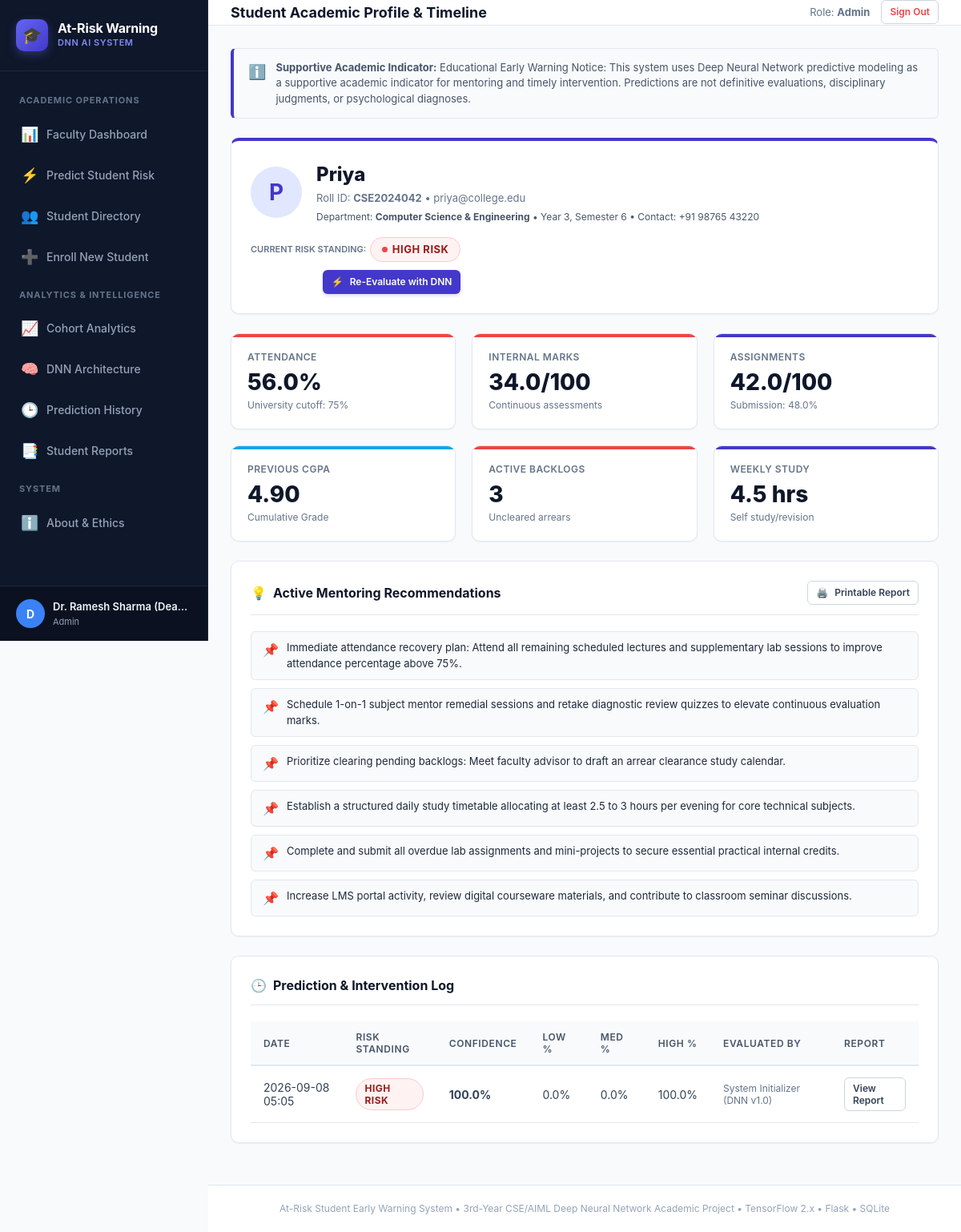
The app's page /student/CSE2024042 (signed in) with its own data.
### tables this page shows
CREATE TABLE students (
    id INTEGER PRIMARY KEY AUTOINCREMENT,
    student_id TEXT UNIQUE NOT NULL,
    name TEXT NOT NULL,
    email TEXT UNIQUE NOT NULL,
    department TEXT NOT NULL,
    year INTEGER NOT NULL CHECK(year BETWEEN 1 AND 4),
    semester INTEGER NOT NULL CHECK(semester BETWEEN 1 AND 8),
    contact_number TEXT,
    created_at TIMESTAMP DEFAULT CURRENT_TIMESTAMP
);

CREATE TABLE academic_records (
    id INTEGER PRIMARY KEY AUTOINCREMENT,
    student_id TEXT NOT NULL,
    attendance_percentage REAL NOT NULL,
    internal_marks REAL NOT NULL,
    assignment_score REAL NOT NULL,
    previous_gpa REAL NOT NULL,
    study_hours_weekly REAL NOT NULL,
    backlogs INTEGER NOT NULL DEFAULT 0,
    assignment_submission_rate REAL NOT NULL,
    engagement_score REAL NOT NULL,
    previous_failures INTEGER NOT NULL DEFAULT 0,
    exam_score REAL NOT NULL,
    semester_term TEXT DEFAULT 'Current Semester',
    recorded_date TIMESTAMP DEFAULT CURRENT_TIMESTAMP,
    FOREIGN KEY (student_id) REFERENCES students(student_id) ON DELETE CASCADE
);

CREATE TABLE predictions (
    id INTEGER PRIMARY KEY AUTOINCREMENT,
    student_id TEXT NOT NULL,
    risk_level TEXT NOT NULL,
    risk_code INTEGER NOT NULL,
    confidence REAL NOT NULL,
    low_probability REAL NOT NULL,
    medium_probability REAL NOT NULL,
    high_probability REAL NOT NULL,
    predicted_by TEXT DEFAULT 'Faculty',
    recommendations TEXT,
    risk_factors TEXT,
    explanation TEXT,
    academic_record_id INTEGER,
    prediction_date TIMESTAMP DEFAULT CURRENT_TIMESTAMP,
    FOREIGN KEY (student_id) REFERENCES students(student_id) ON DELETE CASCADE,
    FOREIGN KEY (academic_record_id) REFERENCES academic_records(id) ON DELETE SET NULL
);

### app.py (the view)
@app.route('/student/<student_id>')
@login_required
def student_detail(student_id):
    student, latest_acad, latest_pred = get_student_full_profile(student_id)
    if not student:
        flash("Student not found.", "danger")
        return redirect(url_for('students'))
    if session.get('role') == 'student' and session.get('student_ref_id') != student_id:
        flash("You are not authorized to view other students' profiles.", "danger")
        return redirect(url_for('student_dashboard'))
    acad_history = get_student_academic_history(student_id)
    pred_history = get_student_prediction_history(student_id)
    recs = []
    risk_factors = []
    if latest_pred and latest_pred['recommendations']:
        try:
            recs = json.loads(latest_pred['recommendations'])
        except Exception:
            recs = [latest_pred['recommendations']]
    if latest_pred and latest_pred['risk_factors']:
        try:
            risk_factors = json.loads(latest_pred['risk_factors'])
        except Exception:
            risk_factors = [latest_pred['risk_factors']]
    return render_template(
        'student_detail.html',
        student=student,
        academic=latest_acad,
        prediction=latest_pred,
        recommendations=recs,
        risk_factors=risk_factors,
        acad_history=acad_history,
        pred_history=pred_history
    )

### app.py (called while the page is built)
def login_required(f):
    @wraps(f)
    def decorated_function(*args, **kwargs):
        if 'user_id' not in session:
            flash("Please log in to access this page.", "warning")
            return redirect(url_for('login', next=request.url))
        return f(*args, **kwargs)
    return decorated_function

@app.context_processor
def inject_globals():
    return {
        'current_user': {
            'id': session.get('user_id'),
            'username': session.get('username'),
            'role': session.get('role'),
            'full_name': session.get('full_name'),
            'student_ref_id': session.get('student_ref_id')
        },
        'risk_colors': config.RISK_COLORS,
        'disclaimer': config.DISCLAIMER_NOTICE,
        'feature_metadata': FEATURE_METADATA
    }

### utils/database.py (called while the page is built)
def get_db_connection():
    conn = sqlite3.connect(config.DATABASE_PATH)
    conn.row_factory = sqlite3.Row
    return conn

def get_student_full_profile(student_id):
    conn = get_db_connection()
    student = conn.execute("SELECT * FROM students WHERE student_id = ?", (student_id,)).fetchone()
    if not student:
        conn.close()
        return None, None, None
    latest_acad = conn.execute(
        "SELECT * FROM academic_records WHERE student_id = ? ORDER BY id DESC LIMIT 1",
        (student_id,)
    ).fetchone()
    latest_pred = conn.execute(
        "SELECT * FROM predictions WHERE student_id = ? ORDER BY id DESC LIMIT 1",
        (student_id,)
    ).fetchone()
    conn.close()
    return student, latest_acad, latest_pred

def get_student_academic_history(student_id):
    conn = get_db_connection()
    records = conn.execute(
        "SELECT * FROM academic_records WHERE student_id = ? ORDER BY id DESC",
        (student_id,)
    ).fetchall()
    conn.close()
    return records

def get_student_prediction_history(student_id):
    conn = get_db_connection()
    preds = conn.execute(
        "SELECT * FROM predictions WHERE student_id = ? ORDER BY id DESC",
        (student_id,)
    ).fetchall()
    conn.close()
    return preds

### templates/student_detail.html (shortened to what this page needs)
﻿{% extends "base.html" %}
{% block header_title %}Student Academic Profile & Timeline{% endblock %}
{% block content %}
<div style="max-width: 1100px; margin: 0 auto;">
  <div class="card" style="border-top: 4px solid var(--primary); margin-bottom: 24px;">
    <div style="display: flex; justify-content: space-between; align-items: center; flex-wrap: wrap; gap: 16px;">
      <div style="display: flex; align-items: center; gap: 18px;">
        <div style="width: 64px; height: 64px; border-radius: 50%; background: #e0e7ff; color: #4338ca; display: flex; align-items: center; justify-content: center; font-size: 28px; font-weight: bold;">
          {{ student.name[0] }}
        </div>
        <div>
          <h2 style="font-size: 24px; font-weight: 800; color: #0f172a;">{{ student.name }}</h2>
          <div style="font-size: 13px; color: #64748b; margin-top: 2px;">
            Roll ID: <strong>{{ student.student_id }}</strong> &bull; {{ student.email }}
          </div>
          <div style="font-size: 12px; color: #475569; margin-top: 4px;">
            Department: <strong>{{ student.department }}</strong> &bull; Year {{ student.year }}, Semester {{ student.semester }} &bull; Contact: {{ student.contact_number or 'N/A' }}
          </div>
        </div>
      </div>
      <div style="display: flex; flex-direction: column; align-items: flex-end; gap: 10px;">
        {% if prediction %}
        <div>
          <span style="font-size: 11px; text-transform: uppercase; color: #64748b; font-weight: 600;">Current Risk Standing:</span>
          {% if prediction.risk_level == 'LOW RISK' %}
            <span class="badge badge-low" style="font-size: 13px; padding: 5px 14px;"><span class="badge-pulse"></span> LOW RISK</span>
          {% elif prediction.risk_level == 'MEDIUM RISK' %}
            <span class="badge badge-medium" style="font-size: 13px; padding: 5px 14px;"><span class="badge-pulse"></span> MEDIUM RISK</span>
          {% else %}
            <span class="badge badge-high" style="font-size: 13px; padding: 5px 14px;"><span class="badge-pulse"></span> HIGH RISK</span>
          {% endif %}
        </div>
        {% endif %}
        {% if current_user.role in ['admin', 'faculty'] %}
        <a href="{{ url_for('predict', student_id=student.student_id) }}" class="btn btn-primary btn-sm">
          <span>⚡</span> Re-Evaluate with DNN
        </a>
        {% endif %}
      </div>
    </div>
  </div>
  {% if academic %}
  <div class="stat-grid">
    <div class="stat-card {% if academic.attendance_percentage < 75 %}high-risk{% else %}low-risk{% endif %}">
      <div class="label">Attendance</div>
      <div class="value">{{ "%.1f"|format(academic.attendance_percentage) }}%</div>
      <div class="sub">University cutoff: 75%</div>
    </div>
    <div class="stat-card {% if academic.internal_marks < 40 %}high-risk{% else %}primary{% endif %}">
      <div class="label">Internal Marks</div>
      <div class="value">{{ "%.1f"|format(academic.internal_marks) }}/100</div>
      <div class="sub">Continuous assessments</div>
    </div>
    <div class="stat-card primary">
      <div class="label">Assignments</div>
      <div class="value">{{ "%.1f"|format(academic.assignment_score) }}/100</div>
      <div class="sub">Submission: {{ "%.1f"|format(academic.assignment_submission_rate) }}%</div>
    </div>
    <div class="stat-card info">
      <div class="label">Previous CGPA</div>
      <div class="value">{{ "%.2f"|format(academic.previous_gpa) }}</div>
      <div class="sub">Cumulative Grade</div>
    </div>
    <div class="stat-card {% if academic.backlogs > 0 %}high-risk{% else %}low-risk{% endif %}">
      <div class="label">Active Backlogs</div>
      <div class="value">{{ academic.backlogs }}</div>
      <div class="sub">Uncleared arrears</div>
    </div>
    <div class="stat-card primary">
      <div class="label">Weekly Study</div>
      <div class="value">{{ "%.1f"|format(academic.study_hours_weekly) }} hrs</div>
      <div class="sub">Self study/revision</div>
    </div>
  </div>
  {% endif %}
  {% if recommendations %}
  <div class="card">
    <div class="card-header">
      <h3><span>💡</span> Active Mentoring Recommendations</h3>
      {% if prediction %}
      <a href="{{ url_for('report_view', prediction_id=prediction.id) }}" class="btn btn-secondary btn-sm">
        <span>🖨️</span> Printable Report
      </a>
      {% endif %}
    </div>
    <div style="display: flex; flex-direction: column; gap: 10px;">
      {% for rec in recommendations %}
      <div style="display: flex; gap: 10px; align-items: flex-start; padding: 10px 14px; background: #f8fafc; border: 1px solid var(--border-color); border-radius: var(--radius-sm);">
        <span style="color: var(--primary);">📌</span>
        <div style="font-size: 13px; color: #1e293b;">{{ rec }}</div>
      </div>
      {% endfor %}
    </div>
  </div>
  {% endif %}
  <div class="card">
    <div class="card-header">
      <h3><span>🕒</span> Prediction & Intervention Log</h3>
    </div>
    <div class="table-responsive">
      <table class="modern-table">
        <thead>
          <tr>
            <th>Date</th>
            <th>Risk Standing</th>
            <th>Confidence</th>
            <th>Low %</th>
            <th>Med %</th>
            <th>High %</th>
            <th>Evaluated By</th>
            <th>Report</th>
          </tr>
        </thead>
        <tbody>
          {% for pred in pred_history %}
          <tr>
            <td>{{ pred.prediction_date[:16] }}</td>
            <td>
              {% if pred.risk_level == 'LOW RISK' %}
                <span class="badge badge-low">Low Risk</span>
              {% elif pred.risk_level == 'MEDIUM RISK' %}
                <span class="badge badge-medium">Med Risk</span>
              {% else %}
                <span class="badge badge-high">High Risk</span>
              {% endif %}
            </td>
            <td><strong>{{ "%.1f"|format(pred.confidence) }}%</strong></td>
            <td>{{ "%.1f"|format(pred.low_probability) }}%</td>
            <td>{{ "%.1f"|format(pred.medium_probability) }}%</td>
            <td>{{ "%.1f"|format(pred.high_probability) }}%</td>
            <td style="font-size: 12px; color: #64748b;">{{ pred.predicted_by }}</td>
            <td>
              <a href="{{ url_for('report_view', prediction_id=pred.id) }}" class="btn btn-secondary btn-sm">
                View Report
              </a>
            </td>
          </tr>
          {% else %}
          <tr>
            <td colspan="8" style="text-align: center; color: var(--text-muted); padding: 20px;">
              No prior predictions on record.
            </td>
          </tr>
          {% endfor %}
        </tbody>
      </table>
    </div>
  </div>
</div>
{% endblock %}

### static/css/style.css (style rules this page uses)
* { box-sizing: border-box; margin: 0; padding: 0; }
body { font-family: -apple-system, BlinkMacSystemFont, "Segoe UI", Roboto, "Helvetica Neue", Arial, sans-serif; background-color: var(--bg-main); color: var(--text-main); line-height: 1.5; display: flex; min-height: 100vh; }
.card { background: var(--card-bg); border: 1px solid var(--border-color); border-radius: var(--radius-md); box-shadow: var(--shadow-sm); padding: 24px; margin-bottom: 24px; }
.card-header { display: flex; justify-content: space-between; align-items: center; margin-bottom: 20px; padding-bottom: 12px; border-bottom: 1px solid var(--border-color); }
.card-header h3 { font-size: 16px; font-weight: 700; color: var(--text-main); display: flex; align-items: center; gap: 8px; }
.stat-grid { display: grid; grid-template-columns: repeat(auto-fit, minmax(220px, 1fr)); gap: 20px; margin-bottom: 24px; }
.stat-card { background: white; border: 1px solid var(--border-color); border-radius: var(--radius-md); padding: 20px; box-shadow: var(--shadow-sm); position: relative; overflow: hidden; transition: transform 0.2s ease, box-shadow 0.2s ease; }
.stat-card::before { content: ''; position: absolute; top: 0; left: 0; right: 0; height: 4px; }
.stat-card.primary::before { background: var(--primary); }
.stat-card.high-risk::before { background: var(--risk-high); }
.stat-card.info::before { background: #0ea5e9; }
.stat-card .label { font-size: 12px; font-weight: 600; text-transform: uppercase; letter-spacing: 0.04em; color: var(--text-muted); margin-bottom: 8px; }
.stat-card .value { font-size: 28px; font-weight: 800; color: var(--text-main); line-height: 1; margin-bottom: 6px; }
.stat-card .sub { font-size: 12px; color: var(--text-muted); }
.badge { display: inline-flex; align-items: center; gap: 6px; padding: 4px 10px; border-radius: 9999px; font-size: 12px; font-weight: 700; text-transform: uppercase; letter-spacing: 0.04em; }
.badge-high { background: var(--risk-high-bg); color: #991b1b; border: 1px solid var(--risk-high-border); }
.badge-pulse { width: 7px; height: 7px; border-radius: 50%; display: inline-block; }
.badge-high .badge-pulse { background-color: var(--risk-high); animation: pulse 1.8s infinite; }
.table-responsive { width: 100%; overflow-x: auto; }
.modern-table { width: 100%; border-collapse: collapse; text-align: left; font-size: 14px; }
.modern-table th { background-color: #f8fafc; color: #475569; font-weight: 600; padding: 12px 16px; border-bottom: 2px solid var(--border-color); font-size: 12px; text-transform: uppercase; letter-spacing: 0.05em; }
.modern-table td { padding: 14px 16px; border-bottom: 1px solid var(--border-color); color: #334155; vertical-align: middle; }
.btn { display: inline-flex; align-items: center; justify-content: center; gap: 8px; padding: 9px 18px; border-radius: var(--radius-sm); font-size: 14px; font-weight: 600; text-decoration: none; cursor: pointer; border: 1px solid transparent; transition: all 0.2s ease; }
.btn-primary { background-color: var(--primary); color: white; box-shadow: 0 2px 4px rgba(67, 56, 202, 0.2); }
.btn-secondary { background-color: white; color: #334155; border-color: #cbd5e1; }
.btn-sm { padding: 5px 10px; font-size: 12px; }

### records on screen
students: name "P", name "Priya", student_id "CSE2024042", email "priya@college.edu", department "Computer Science & Engineering", year "3", semester "6", contact_number "+91 98765 43220"
academic_records: attendance_percentage "56.0", internal_marks "34.0", assignment_score "42.0", assignment_submission_rate "48.0", previous_gpa "4.90", backlogs "3", study_hours_weekly "4.5"
predictions: prediction_date "2026-09-08 05:05", risk_level "HIGH RISK", confidence "100.0", low_probability "0.0", medium_probability "0.0", high_probability "100.0", predicted_by "System Initializer (DNN v1.0)"

### other values on screen
{{ current_user.full_name[0] if current_user.full_name else 'U' }} "D"
{{ current_user.full_name }} "Dr. Ramesh Sharma (Dea…"
{{ current_user.role }} "Admin"
{{ current_user.role|capitalize }} "Admin"
{{ rec }} "Immediate attendance recovery plan: Attend all remaining scheduled lectures and supplementary lab sessions to improve attendance percentage above 75%." "Schedule 1-on-1 subject mentor remedial sessions and retake diagnostic review quizzes to elevate continuous evaluation marks." "Prioritize clearing pending backlogs: Meet faculty advisor to draft an arrear clearance study calendar." "Establish a structured daily study timetable allocating at least 2.5 to 3 hours per evening for core technical subjects." "Complete and submit all overdue lab assignments and mini-projects to secure essential practical internal credits." "Increase LMS portal activity, review digital courseware materials, and contribute to classroom seminar discussions."
